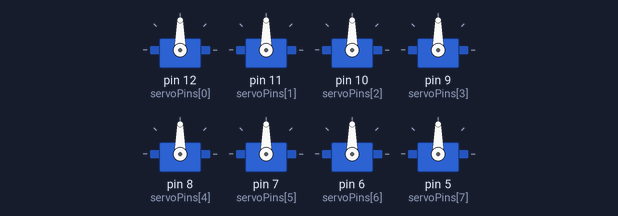
Bench run of a sketch on a simulated Arduino Uno, built with avr-gcc and run on an emulated ATmega328P. On the bench: 8 × servo. What the sketch prints to the serial monitor is not drawn.

Above: at 1.05 s.
At 1.6 s:
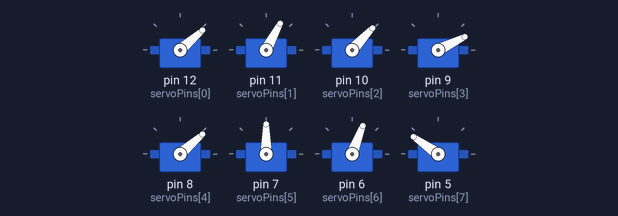
At 2.15 s:
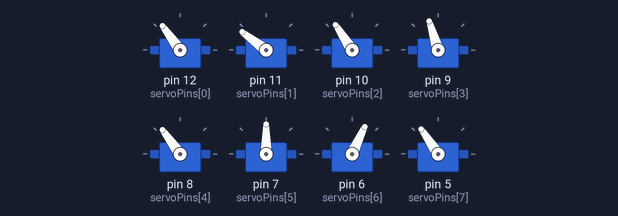
At 3.25 s:
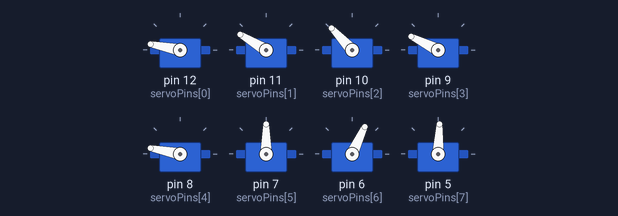
At 4.35 s:
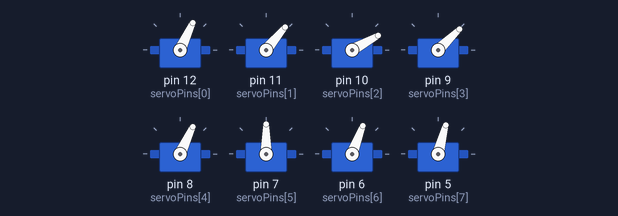
At 5.5 s:
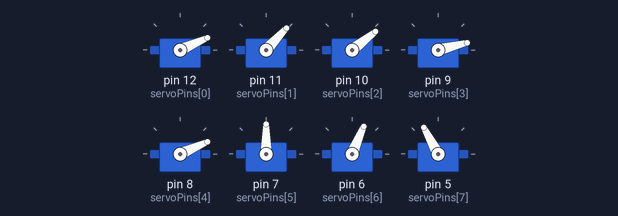
Timing chart, 0 to 6.9 s (numbered marks = the images above):
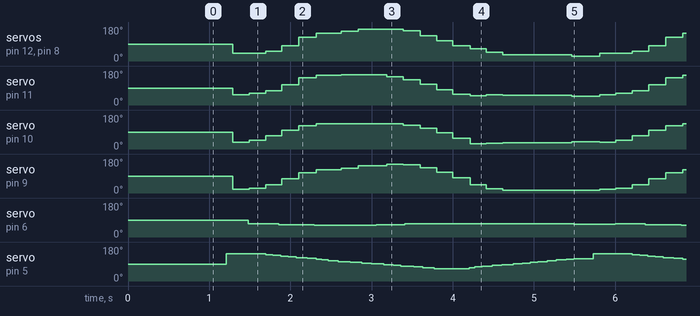

The sketch:

hand_movements_20251204_211511.ino
```cpp
/*
 * 8-Servo Hand Control - Generated Movement Code (SIMULTANEOUS PLAYBACK)
 * Generated: 2025-12-04 21:15:11
 * Layers: 3
 * Original Frames Recorded: 1163
 * Loop Duration: 4.52s
 *
 * Hardware: 5 Finger Servos + 3 Arm Servos
 * Fingers: Thumb, Index, Middle, Ring, Pinky
 * Arm: Shoulder, Elbow, Wrist
 *
 * Pin Mapping (reversed order):
 * Pin 12 -> Thumb (servo 0)
 * Pin 11 -> Index (servo 1)
 * Pin 10 -> Middle (servo 2)
 * Pin 9  -> Ring (servo 3)
 * Pin 8  -> Pinky (servo 4)
 * Pin 7  -> Shoulder (servo 5)
 * Pin 6  -> Elbow (servo 6)
 * Pin 5  -> Wrist (servo 7)
 */

#include <Servo.h>

// Servo objects
Servo servo[8];
int servoPins[8] = {12, 11, 10, 9, 8, 7, 6, 5};

// Timing
unsigned long loopStartTime;
unsigned long loopDuration = 4517; // milliseconds

// Layer data structures

// Layer 1: Layer_1 (cursor mode) - 18 keyframes
const int layer1_count = 18;
const unsigned long layer1_times[] PROGMEM = {2, 284, 484, 692, 892, 1100, 1308, 1617, 1831, 2183, 2388, 2593, 2796, 3001, 3204, 3411, 3613, 4464};
const int layer1_servo0[] PROGMEM = {40, 40, 41, 51, 82, 126, 147, 157, 167, 169, 159, 135, 107, 82, 65, 46, 32, 24};
const int layer1_servo1[] PROGMEM = {48, 55, 62, 76, 106, 143, 157, 161, 159, 149, 135, 109, 82, 57, 50, 54, 51, 47};
const int layer1_servo2[] PROGMEM = {24, 35, 47, 70, 100, 123, 133, 135, 135, 133, 127, 109, 85, 56, 29, 30, 34, 38};
const int layer1_servo3[] PROGMEM = {16, 20, 26, 45, 75, 107, 123, 132, 143, 153, 150, 134, 110, 81, 44, 22, 15, 14};
const int layer1_servo4[] PROGMEM = {40, 40, 41, 51, 82, 126, 147, 157, 167, 169, 159, 135, 107, 82, 65, 46, 32, 24};
int layer1_index = 0;

// Layer 2: Layer_2 (manual mode) - 7 keyframes
const int layer2_count = 7;
const unsigned long layer2_times[] PROGMEM = {0, 478, 846, 1288, 2056, 2400, 4486};
const int layer2_servo6[] PROGMEM = {74, 69, 65, 61, 65, 69, 67};
int layer2_index = 0;

// Layer 3: Layer_3 (manual mode) - 34 keyframes
const int layer3_count = 34;
const unsigned long layer3_times[] PROGMEM = {5, 206, 687, 782, 881, 969, 1069, 1198, 1308, 1382, 1463, 1582, 1735, 1870, 1990, 2148, 2263, 2350, 2511, 2624, 2766, 3199, 3263, 3361, 3475, 3603, 3742, 3854, 3950, 4046, 4159, 4270, 4392, 4487};
const int layer3_servo7[] PROGMEM = {140, 145, 140, 136, 132, 128, 124, 120, 116, 112, 108, 103, 99, 95, 91, 87, 83, 79, 75, 70, 66, 70, 75, 79, 83, 87, 91, 95, 99, 103, 108, 112, 116, 118};
int layer3_index = 0;

void setup() {
  Serial.begin(9600);

  // Attach servos
  for(int i = 0; i < 8; i++) {
    servo[i].attach(servoPins[i]);
    servo[i].write(90);
  }

  delay(1000);
  Serial.println("8-Servo Hand Control Ready - Simultaneous Playback");
  loopStartTime = millis();
}

void loop() {
  unsigned long elapsed = millis() - loopStartTime;

  // Loop the sequence
  if(elapsed >= loopDuration) {
    loopStartTime = millis();
    elapsed = 0;
    layer1_index = 0;
    layer2_index = 0;
    layer3_index = 0;
  }

  // Update layer 1
  if(layer1_index < layer1_count - 1) {
    if(elapsed >= pgm_read_dword(&layer1_times[layer1_index + 1])) {
      layer1_index++;
      // Apply positions for this keyframe
      int pos0 = pgm_read_word(&layer1_servo0[layer1_index]);
      if(pos0 != -1) servo[0].write(pos0); // Thumb
      int pos1 = pgm_read_word(&layer1_servo1[layer1_index]);
      if(pos1 != -1) servo[1].write(pos1); // Index
      int pos2 = pgm_read_word(&layer1_servo2[layer1_index]);
      if(pos2 != -1) servo[2].write(pos2); // Middle
      int pos3 = pgm_read_word(&layer1_servo3[layer1_index]);
      if(pos3 != -1) servo[3].write(pos3); // Ring
      int pos4 = pgm_read_word(&layer1_servo4[layer1_index]);
      if(pos4 != -1) servo[4].write(pos4); // Pinky
    }
  }

  // Update layer 2
  if(layer2_index < layer2_count - 1) {
    if(elapsed >= pgm_read_dword(&layer2_times[layer2_index + 1])) {
      layer2_index++;
      // Apply positions for this keyframe
      int pos6 = pgm_read_word(&layer2_servo6[layer2_index]);
      if(pos6 != -1) servo[6].write(pos6); // Elbow
    }
  }

  // Update layer 3
  if(layer3_index < layer3_count - 1) {
    if(elapsed >= pgm_read_dword(&layer3_times[layer3_index + 1])) {
      layer3_index++;
      // Apply positions for this keyframe
      int pos7 = pgm_read_word(&layer3_servo7[layer3_index]);
      if(pos7 != -1) servo[7].write(pos7); // Wrist
    }
  }

  delay(10); // 100Hz update rate
}
```

Measured:
- by itself, servo on pin 6 (servoPins[6]): repeats every 4.5 s: 65° 0.44 s, 61° 0.76 s, 65° 0.35 s, 69° 2.1 s, 67° 0.51 s, 69° 0.37 s
- by itself, servo on pin 10 (servoPins[2]): repeats every 4.5 s: 47° 0.20 s, 70° 0.20 s, 100° 0.21 s, 123° 0.21 s, 133° 0.31 s, 135° 0.56 s, 133° 0.20 s, 127° 0.21 s, 109° 0.20 s, 85° 0.20 s, 56° 0.21 s, 29° 0.20 s, 30° 0.20 s, 34° 0.85 s, 38° 0.34 s, 35° 0.20 s
- by itself, servo on pin 9 (servoPins[3]): repeats every 4.5 s: 26° 0.20 s, 45° 0.20 s, 75° 0.21 s, 107° 0.21 s, 123° 0.31 s, 132° 0.21 s, 143° 0.35 s, 153° 0.20 s, 150° 0.21 s, 134° 0.20 s, 110° 0.20 s, 81° 0.21 s, 44° 0.20 s, 22° 0.20 s, 15° 0.85 s, 14° 0.34 s, 20° 0.20 s
